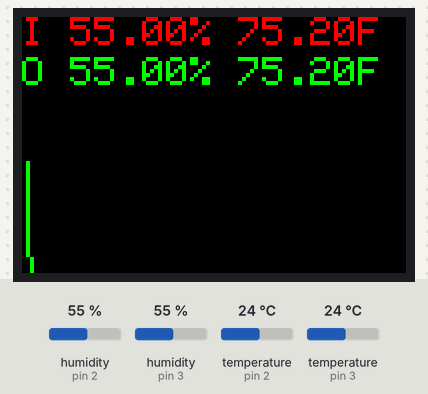
Simulated run of this sketch. Board: Arduino Uno, built with avr-gcc and run on an emulated ATmega328P. Parts: 96×64 colour display. The test bench sets the inputs (shaded band); at power-on: temperature (sensors on pin 2, pin 3) 24 °C, humidity (sensors on pin 3, pin 2) 55 %. What the sketch prints to the serial monitor is not drawn.

Above: at 1.3 s.
1.4 s: temperature (sensor on pin 2) set to 12 °C
At 3.4 s:
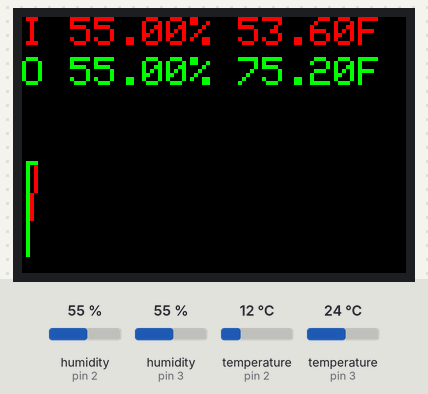
7.5 s: humidity (sensor on pin 3) set to 22 %
At 9.4 s:
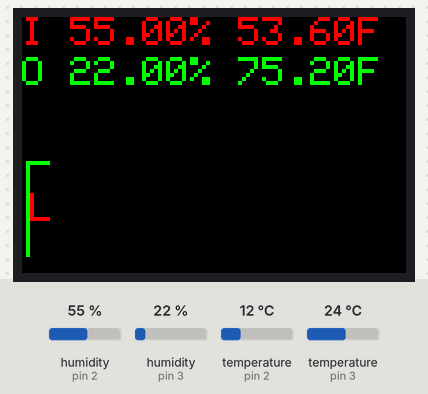
11.9 s: humidity (sensor on pin 2) set to 22 %
At 13.0 s:
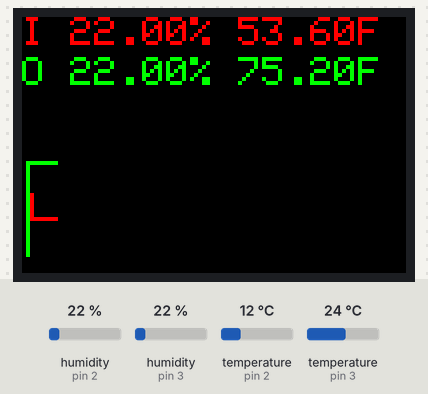
16.1 s: temperature (sensor on pin 3) set to 12 °C
At 17.8 s:
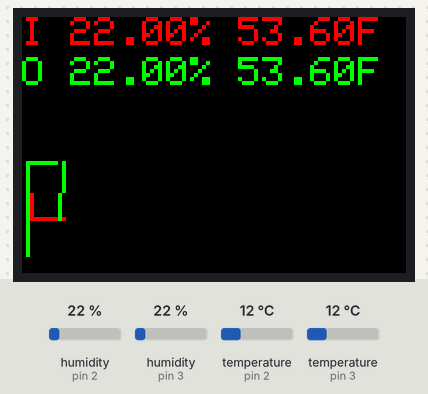
20.2 s: humidity (sensor on pin 2) set to 40 %
At 21.4 s:
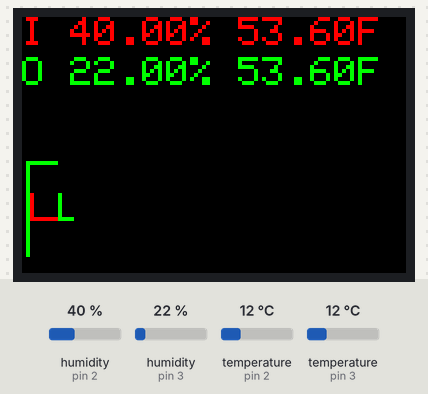
24.3 s: humidity (sensor on pin 3) set to 40 %
At 26.1 s:
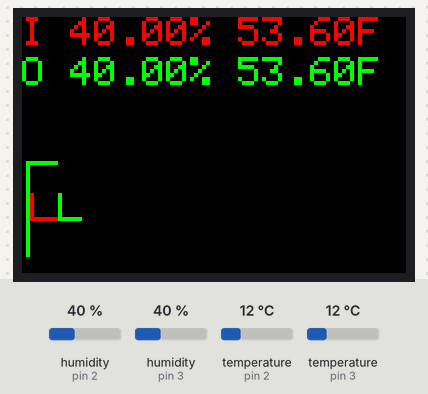
Timing chart, 0 to 27.6 s (numbered marks = the images above; inputs shaded):
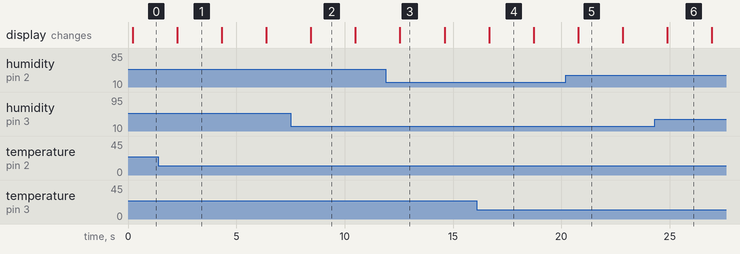

The sketch:

2DHT-OLED-chart.ino
```cpp
// 2 DHT11 to OLED with chart
// Uses 96x64 SSD1331 OLED
// Example testing sketch for various DHT humidity/temperature sensors
// Written by ladyada, public domain
// Modified for OLED and dual sensors by Bob davis on 4-26-2021
// REQUIRES the following Arduino libraries:
// - DHT Sensor Library: https://github.com/adafruit/DHT-sensor-library
// - Adafruit Unified Sensor Lib: https://github.com/adafruit/Adafruit_Sensor

// Connect pin 1 (on the left) of the sensor to +5V
// Connect pin 2 of the sensor to your DHTPIN 2 and 3
// Connect pin 3 of the sensor to GROUND (if your sensor has 3 pins)
// Connect pin 4 of the sensor to GROUND (if your sensor has 4 pins)

#include "DHT.h"
#include <Adafruit_GFX.h>
#include <Adafruit_SSD1331.h>
#include <SPI.h>

// You can use any (4 or) 5 pins
// This pin arrangement makes possible the use of a header extender
#define sclk 13
#define mosi 11
#define rst  10
#define dc   9
#define cs   8

// Color definitions
#define BLACK           0x0000
#define BLUE            0x001F
#define RED             0xF800
#define GREEN           0x07E0
#define CYAN            0x07FF
#define MAGENTA         0xF81F
#define YELLOW          0xFFE0
#define WHITE           0xFFFF

#define DHTPIN 2     // Digital pin connected to the DHT sensor
#define DHTPIN2 3    // Digital pin connected to the DHT2 sensor

// Uncomment whatever type of sensor you're using!
#define DHTTYPE DHT11   // DHT 11
//#define DHTTYPE DHT22   // DHT 22  (AM2302), AM2321
//#define DHTTYPE DHT21   // DHT 21 (AM2301)

// Initialize DHT sensors, OLED.
DHT dht(DHTPIN, DHTTYPE);
DHT dht2(DHTPIN2, DHTTYPE);
Adafruit_SSD1331 display = Adafruit_SSD1331(&SPI, cs, dc, rst);

float temold;
float tem2old;
int x = 0;

void setup() {
  Serial.begin(9600);
  Serial.println(F("DHT test!"));
  display.begin();
  display.fillScreen(BLACK);
  dht.begin();
  dht2.begin();
}

void loop() {
  // Reading temperature or humidity takes about 250 milliseconds!
  // Sensor readings may also be up to 2 seconds 'old'
  float hum = dht.readHumidity();
  float hum2 = dht2.readHumidity();
  // Read temperature as Fahrenheit (isFahrenheit = true)
  float tem = dht.readTemperature(true);
  float tem2 = dht2.readTemperature(true);

  // Check if read failed and try again.
  if (isnan(hum) || isnan(tem)) {
    Serial.println(F("Failed to read from DHT sensor!"));
    return;
  }
  display.fillRect(0, 0, 96, 20, BLACK);
  display.setTextColor(RED);
  display.setCursor(0,0);
  display.print("I ");
  display.print(hum);
  display.print("% ");
  display.print(tem);
  display.print("F");

  display.setTextColor(GREEN);
  display.setCursor(0,10);
  display.print("O ");
  display.print(hum2);
  display.print("% ");
  display.print(tem2);
  display.print("F");

  // Graph temperature change
  x++;
  if (x > 96) { x=0; }
  display.drawLine(x, 20, x, 64, BLACK);
  display.drawLine(x+1, 20, x+1, 64, BLACK);
  int y=map(tem,30,99,64,20);
  int y1=map(temold,30,99,64,20);
  display.drawLine(x, y, x+1, y1, RED);
  y=map(tem2,30,99,64,20);
  y1=map(tem2old,30,99,64,20);
  display.drawLine(x, y, x+1, y1, GREEN);

  // Save temperatures
  temold=tem;
  tem2old=tem2;

  // For serial monitor:
  Serial.print("Humidity: ");
  Serial.print(hum);
  Serial.print(" ");
  Serial.print(hum2);
  Serial.print("%  Temperature: ");
  Serial.print(tem);
  Serial.print(" ");
  Serial.print(tem2);
  Serial.print("°F");
  Serial.print('\n');  //new line
  delay(2000);
}
```

Measured:
- after the input at 1.4 s, the display: changes after 0.87 s (image 1)
- what the display in image 1 shows lasts 2.0 s, from 2.3 s to 4.3 s
